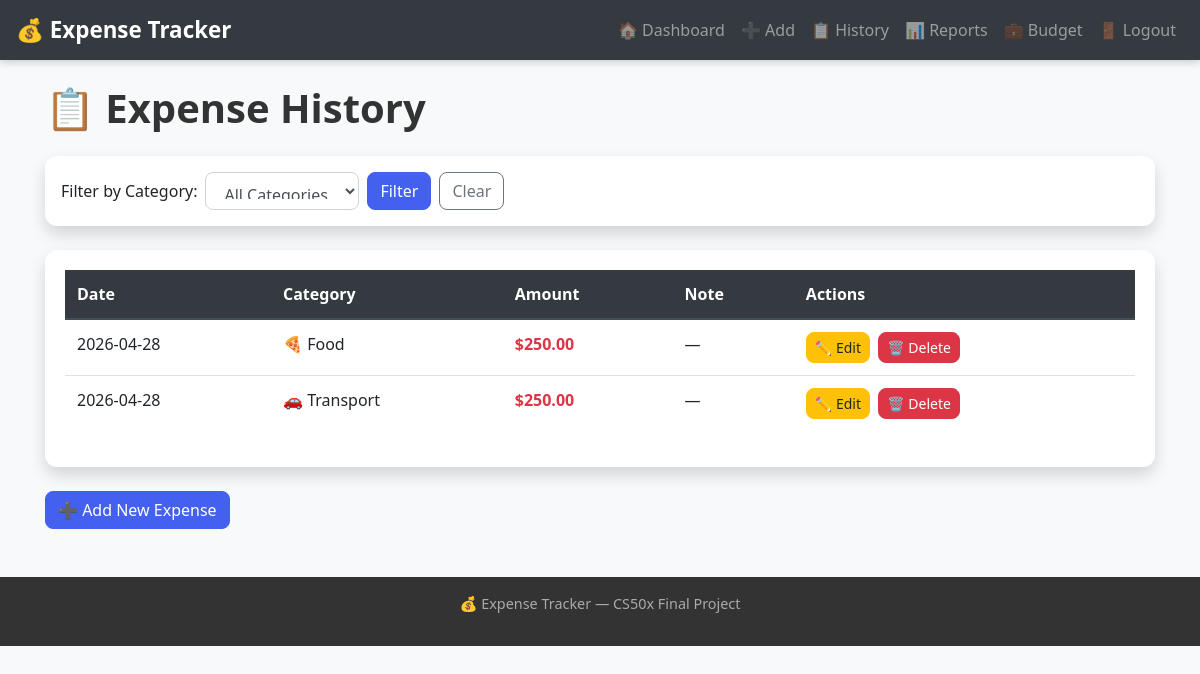
Screenshot of /history (signed in) with the database file from the repository.
### tables this page shows
CREATE TABLE expenses (
    id INTEGER PRIMARY KEY AUTOINCREMENT,
    user_id INTEGER NOT NULL,
    amount REAL NOT NULL,
    category TEXT NOT NULL,
    note TEXT,
    date TEXT NOT NULL,
    FOREIGN KEY(user_id) REFERENCES users(id)
);

### app.py (the view)
@app.route("/history")
@login_required
def history():
    user_id = session["user_id"]
    category_filter = request.args.get("category", "")
    if category_filter:
        expenses = db.execute("""
            SELECT * FROM expenses
            WHERE user_id = ? AND category = ?
            ORDER BY date DESC
        """, user_id, category_filter)
    else:
        expenses = db.execute("""
            SELECT * FROM expenses
            WHERE user_id = ?
            ORDER BY date DESC
        """, user_id)
    all_categories = db.execute("""
        SELECT DISTINCT category FROM expenses
        WHERE user_id = ?
        ORDER BY category
    """, user_id)
    return render_template("history.html",
                           expenses=expenses,
                           all_categories=all_categories,
                           selected_category=category_filter)

### app.py (called while the page is built)
def login_required(f):
    @wraps(f)
    def decorated_function(*args, **kwargs):
        if session.get("user_id") is None:
            return redirect("/login")
        return f(*args, **kwargs)
    return decorated_function

### templates/history.html (shortened to what this page needs)
{% extends "layout.html" %}
{% block content %}
<h1 class="mb-4">📋 Expense History</h1>
<div class="card shadow p-3 mb-4">
    <form action="/history" method="GET" class="form-inline">
        <label class="mr-2">Filter by Category:</label>
        <select name="category" class="form-control mr-2">
            <option value="">All Categories</option>
        </select>
        <button type="submit" class="btn btn-primary mr-2">Filter</button>
        <a href="/history" class="btn btn-outline-secondary">Clear</a>
    </form>
</div>
{% if expenses %}
<div class="card shadow">
    <div class="card-body">
        <table class="table table-hover">
            <thead class="thead-dark">
                <tr>
                    <th>Date</th>
                    <th>Category</th>
                    <th>Amount</th>
                    <th>Note</th>
                    <th>Actions</th>
                </tr>
            </thead>
            <tbody>
                {% for e in expenses %}
                <tr>
                    <td>{{ e.date }}</td>
                    <td>{{ e.category }}</td>
                    <td class="text-danger font-weight-bold">
                        ${{ "%.2f"|format(e.amount) }}
                    </td>
                    <td>{{ e.note or "—" }}</td>
                    <td>
                        <a href="/edit/{{ e.id }}"
                           class="btn btn-sm btn-warning mr-1">✏️ Edit</a>
                        <a href="/delete/{{ e.id }}"
                           class="btn btn-sm btn-danger"
                           onclick="return confirm('Delete this expense?')">
                           🗑️ Delete
                        </a>
                    </td>
                </tr>
                {% endfor %}
            </tbody>
        </table>
    </div>
</div>
{% else %}
<div class="alert alert-info">
    No expenses found. <a href="/add">Add one!</a>
</div>
{% endif %}
<div class="mt-4">
    <a href="/add" class="btn btn-primary">➕ Add New Expense</a>
</div>
{% endblock %}

### static/styles.css (style rules this page uses)
body { background-color: #f8f9fa; font-family: 'Segoe UI', Tahoma, Geneva, Verdana, sans-serif; }
h1 { color: #333; font-weight: 700; }
.card { border: none; border-radius: 12px; transition: transform 0.2s, box-shadow 0.2s; }
.btn { border-radius: 8px; font-weight: 500; }
.btn-primary { background-color: #4361ee; border-color: #4361ee; }
.table thead th { border-top: none; font-weight: 600; }
.form-control { border-radius: 8px; border: 1px solid #ced4da; padding: 10px 14px; }

### rows the page displays
expenses: date "2026-04-28", category "🍕 Food", amount "250.00", note "—"
expenses: date "2026-04-28", category "🚗 Transport", amount "250.00", note "—"
